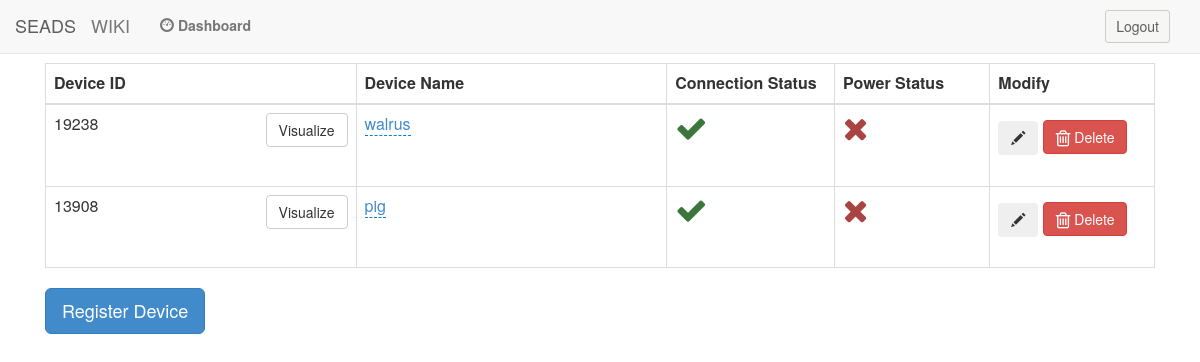
Page /dashboard/ (signed in) on the earlier database version.
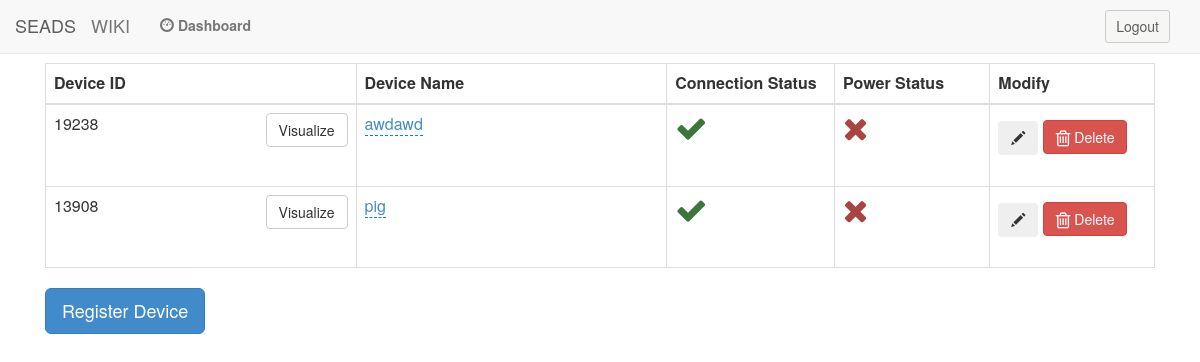
Same page on the later database version.
### seadssite/models.py (models this page shows)
class Map(models.Model):
	user = models.ForeignKey(User)
	device = models.ForeignKey(Devices)

class Devices(models.Model):
	device_id = models.IntegerField()
	name = models.CharField(max_length=200, default='DEFAULT VALUE')
	connection = models.BooleanField(default=True)
	power = models.BooleanField(default=False)

### seadssite/views.py (the view, shortened to what this page needs)
# urls.py: url(r'^dashboard/',v.DashboardView),
def DashboardView(request):
    current_user = request.user
    user_devices_map = Map.objects.filter(user=current_user.id)
    return render(request, 'dashboard.html', {'maps': user_devices_map})

### seadssite/templates/dashboard.html (shortened to what this page needs)
{% extends "base.html" %}
{% load staticfiles %}
{% block content %}
<div class="container" style="padding-top:10px;">
	<div class="col-md-12">
		<div class="table-responsive">
			<table class="table table-hover table table-bordered">
				<thead>
					<th>Device ID</th>
					<th>Device Name</th>
					<th>Connection Status</th>
					<th>Power Status</th>
					<th>Modify</th>
				</thead>
				<tbody>
					{% for map in maps%}
					<tr>
						<td class = "col-md-2"><span style="position:relative;float:left;">{{map.device.device_id}}</span><a class="btn btn-default" href="/visualization/{{map.device.device_id}}" style="position:relative;float:right;">Visualize</a></td>
						<td class = "col-md-2">
							<a class="modify" data-pk="{{map.device.device_id}}" data-params="{csrfmiddlewaretoken:'{{csrf_token}}'}">
								{{map.device.name}}</a>
							</td>
							{% if map.device.connection %}
							<td class="col-md-1">
								<i class="fa fa-check fa-2x text-success"></i>
							</td>
							{% else %}
							<td class="col-md-1">
								<i class="fa fa-times fa-2x text-danger"></i>
							</td>
							{%endif%}
							{% if map.device.power %}
							<td class="col-md-1">
								<i class="fa fa-check fa-2x text-success"></i>
							</td>
							{% else %}
							<td class="col-md-1">
								<i class="fa fa-times fa-2x text-danger"></i>
								{%endif%}
							</td>
							<td class="col-md-1">
								<div class="row">
									<div class="col-md-3">
										<form method="post">
											<button type="submit" class="btn glyphicon glyphicon-pencil" value={{map.device.device_id}} name="modify2">
											</button>
										</form>
									</div>
									<div class="col-md-3">
										<form method="post">
											<button type="submit" class="btn btn-danger" value={{map.device.device_id}} name="delete">
												<i class="fa fa-trash-o fa-lg"></i> Delete </button>
											</form>
										</div>
									</div>
								</td>
							</tr>
							{% endfor %}
						</tbody>
					</table>
					<button type="button" class="btn btn-primary btn-lg" data-toggle="modal" data-target="#register_modal">
						Register Device
					</button>
				</div>
			</div>
	</div>
	{% endblock %}

Differences in the rows shown:
changed through a linked row, Map: device.name "walrus" → "awdawd"
